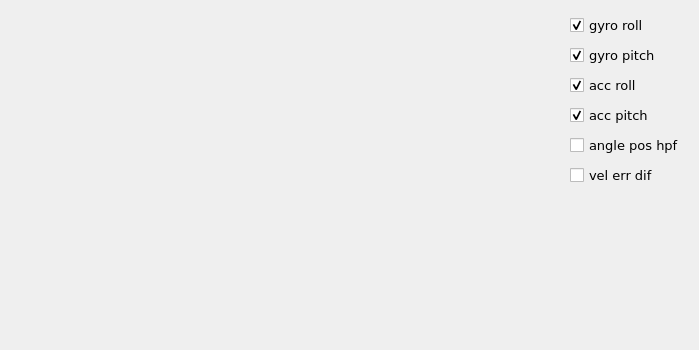
      <widget class="QWidget" name="tab_18">
       <attribute name="title">
        <string>COM Control</string>
       </attribute>
       <widget class="QCustomPlot" name="plot_comcon" native="true">
        <property name="geometry">
         <rect>
          <x>10</x>
          <y>10</y>
          <width>550</width>
          <height>331</height>
         </rect>
        </property>
       </widget>
       <widget class="QCheckBox" name="CB_comcon_2">
        <property name="geometry">
         <rect>
          <x>570</x>
          <y>40</y>
          <width>120</width>
          <height>31</height>
         </rect>
        </property>
        <property name="font">
         <font>
          <family>DejaVu Sans</family>
          <pointsize>10</pointsize>
         </font>
        </property>
        <property name="text">
         <string>gyro pitch</string>
        </property>
        <property name="checked">
         <bool>true</bool>
        </property>
       </widget>
       <widget class="QCheckBox" name="CB_comcon_3">
        <property name="geometry">
         <rect>
          <x>570</x>
          <y>70</y>
          <width>120</width>
          <height>31</height>
         </rect>
        </property>
        <property name="font">
         <font>
          <family>DejaVu Sans</family>
          <pointsize>10</pointsize>
         </font>
        </property>
        <property name="text">
         <string>acc roll</string>
        </property>
        <property name="checked">
         <bool>true</bool>
        </property>
       </widget>
       <widget class="QCheckBox" name="CB_comcon_1">
        <property name="geometry">
         <rect>
          <x>570</x>
          <y>10</y>
          <width>120</width>
          <height>31</height>
         </rect>
        </property>
        <property name="font">
         <font>
          <family>DejaVu Sans</family>
          <pointsize>10</pointsize>
         </font>
        </property>
        <property name="text">
         <string>gyro roll</string>
        </property>
        <property name="checked">
         <bool>true</bool>
        </property>
       </widget>
       <widget class="QCheckBox" name="CB_comcon_4">
        <property name="geometry">
         <rect>
          <x>570</x>
          <y>100</y>
          <width>120</width>
          <height>31</height>
         </rect>
        </property>
        <property name="font">
         <font>
          <family>DejaVu Sans</family>
          <pointsize>10</pointsize>
         </font>
        </property>
        <property name="text">
         <string>acc pitch</string>
        </property>
        <property name="checked">
         <bool>true</bool>
        </property>
       </widget>
       <widget class="QCheckBox" name="CB_comcon_5">
        <property name="geometry">
         <rect>
          <x>570</x>
          <y>130</y>
          <width>120</width>
          <height>31</height>
         </rect>
        </property>
        <property name="font">
         <font>
          <family>DejaVu Sans</family>
          <pointsize>10</pointsize>
         </font>
        </property>
        <property name="text">
         <string>angle pos hpf</string>
        </property>
        <property name="checkable">
         <bool>true</bool>
        </property>
        <property name="checked">
         <bool>false</bool>
        </property>
       </widget>
       <widget class="QCheckBox" name="CB_comcon_6">
        <property name="geometry">
         <rect>
          <x>570</x>
          <y>160</y>
          <width>120</width>
          <height>31</height>
         </rect>
        </property>
        <property name="font">
         <font>
          <family>DejaVu Sans</family>
          <pointsize>10</pointsize>
         </font>
        </property>
        <property name="text">
         <string>vel err dif</string>
        </property>
        <property name="checked">
         <bool>false</bool>
        </property>
       </widget>
      </widget>
